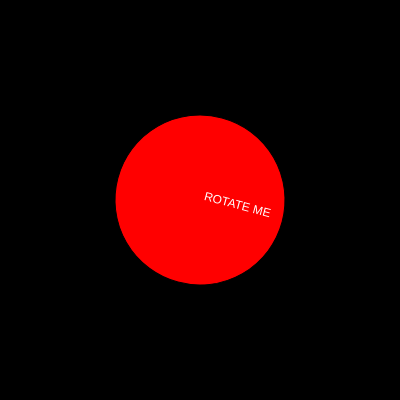
Frame 1 (no input)
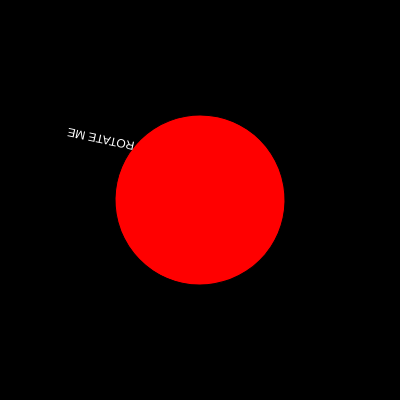
Frame 60 (no input)
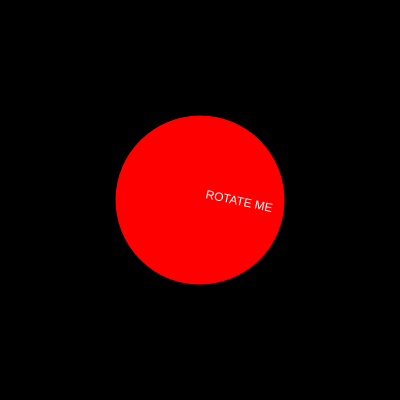
Frame 120 (the mouse pressed at the canvas centre since frame 60)

The p5.js sketch that drew these frames (run headless with seeded random() and noise() and a simulated clock; from frame 60 on, the mouse is pressed at the canvas centre):

// p5.js sketch
// ── sketch.js
let deg = 12;
let value = 0;

function setup() {
  createCanvas(400, 400);
  let onlyInSetup =5;
}

function draw() {
  background(0);
  fill(255,0,0);
  deg+=3;
  rotatingCiricle();

}

function rotatingCiricle() {
  push(); 
  translate (200,200);
  rotate (radians (deg));
  ellipse (0,0,170,170);
  // line(0, 20, 0, 0);
  pop(); 
  rotatingText();
}

function rotatingText() {
  
  push();
  fill(255);
    translate(170,170);
    rotate( radians(deg) );
    text("ROTATE ME", 40, 20);
	pop();
}
